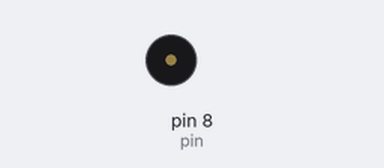
Simulated run of this sketch. Board: Arduino Uno, built with avr-gcc and run on an emulated ATmega328P. Shown: buzzer (waves = sounding).

Above: at 0.1 s.
Timing chart, 0 to 1.6 s (numbered marks = the images above):
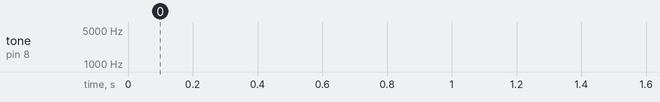

The sketch:

Alarm.ino
```cpp
float sinVal;
int toneVal;
int pin = 8;

void setup(){
pinMode(pin, OUTPUT);
}

void loop(){
for (int x=0; x<180; x++) {
  sinVal = (sin(x*(3.1412/180)));
  toneVal = 2000+(int(sinVal*1000));
  tone(pin, toneVal);
  delay(2);
   }
}
```
